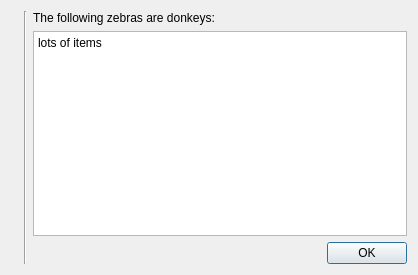
<?xml version="1.0" encoding="UTF-8"?>
<ui version="4.0">
 <class>Dialog</class>
 <widget class="QDialog" name="Dialog">
  <property name="geometry">
   <rect>
    <x>0</x>
    <y>0</y>
    <width>418</width>
    <height>275</height>
   </rect>
  </property>
  <property name="windowTitle">
   <string>Dialog</string>
  </property>
  <layout class="QHBoxLayout" name="horizontalLayout">
   <item>
    <widget class="QLabel" name="label_2">
     <property name="text">
      <string/>
     </property>
     <property name="pixmap">
      <pixmap resource="icons.qrc">:/function_icon_set/images/function_icon_set/search_48.png</pixmap>
     </property>
    </widget>
   </item>
   <item>
    <widget class="Line" name="line">
     <property name="orientation">
      <enum>Qt::Vertical</enum>
     </property>
    </widget>
   </item>
   <item>
    <layout class="QVBoxLayout" name="verticalLayout">
     <item>
      <widget class="QLabel" name="main_label">
       <property name="text">
        <string>The following zebras are donkeys:</string>
       </property>
       <property name="wordWrap">
        <bool>true</bool>
       </property>
      </widget>
     </item>
     <item>
      <widget class="QPlainTextEdit" name="content">
       <property name="sizePolicy">
        <sizepolicy hsizetype="Expanding" vsizetype="Expanding">
         <horstretch>0</horstretch>
         <verstretch>0</verstretch>
        </sizepolicy>
       </property>
       <property name="readOnly">
        <bool>true</bool>
       </property>
       <property name="plainText">
        <string>lots of items</string>
       </property>
      </widget>
     </item>
     <item>
      <widget class="QDialogButtonBox" name="buttonBox">
       <property name="orientation">
        <enum>Qt::Horizontal</enum>
       </property>
       <property name="standardButtons">
        <set>QDialogButtonBox::Ok</set>
       </property>
      </widget>
     </item>
    </layout>
   </item>
  </layout>
 </widget>
 <resources>
  <include location="icons.qrc"/>
 </resources>
 <connections>
  <connection>
   <sender>buttonBox</sender>
   <signal>accepted()</signal>
   <receiver>Dialog</receiver>
   <slot>accept()</slot>
   <hints>
    <hint type="sourcelabel">
     <x>248</x>
     <y>254</y>
    </hint>
    <hint type="destinationlabel">
     <x>157</x>
     <y>274</y>
    </hint>
   </hints>
  </connection>
  <connection>
   <sender>buttonBox</sender>
   <signal>rejected()</signal>
   <receiver>Dialog</receiver>
   <slot>reject()</slot>
   <hints>
    <hint type="sourcelabel">
     <x>316</x>
     <y>260</y>
    </hint>
    <hint type="destinationlabel">
     <x>286</x>
     <y>274</y>
    </hint>
   </hints>
  </connection>
 </connections>
</ui>
